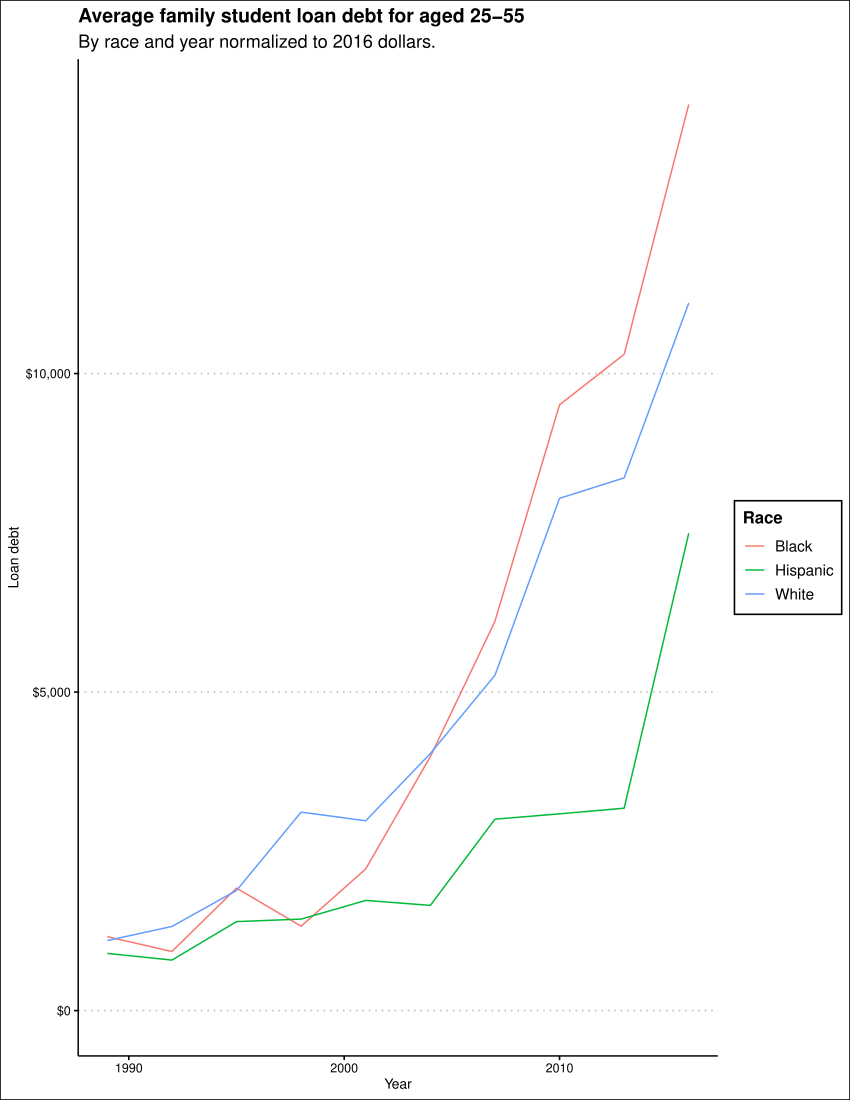

This chart was generated by the following R code:
library(tidytuesdayR)
library(ggplot2)
library(scales)
library(ggthemes)


student_debt <- readr::read_csv('https://raw.githubusercontent.com/rfordatascience/tidytuesday/master/data/2021/2021-02-09/student_debt.csv')

student_debt %>%
  ggplot(aes(x = year, y = loan_debt, color = race)) +
  geom_line() +
  scale_y_continuous(labels = dollar) +
  expand_limits(y = 0) +
  labs(title = "Average family student loan debt for aged 25-55",
       subtitle = "By race and year normalized to 2016 dollars.",
       x = "Year",
       y = "Loan debt",
       color = "Race") +
  ggthemes::theme_clean()
  
